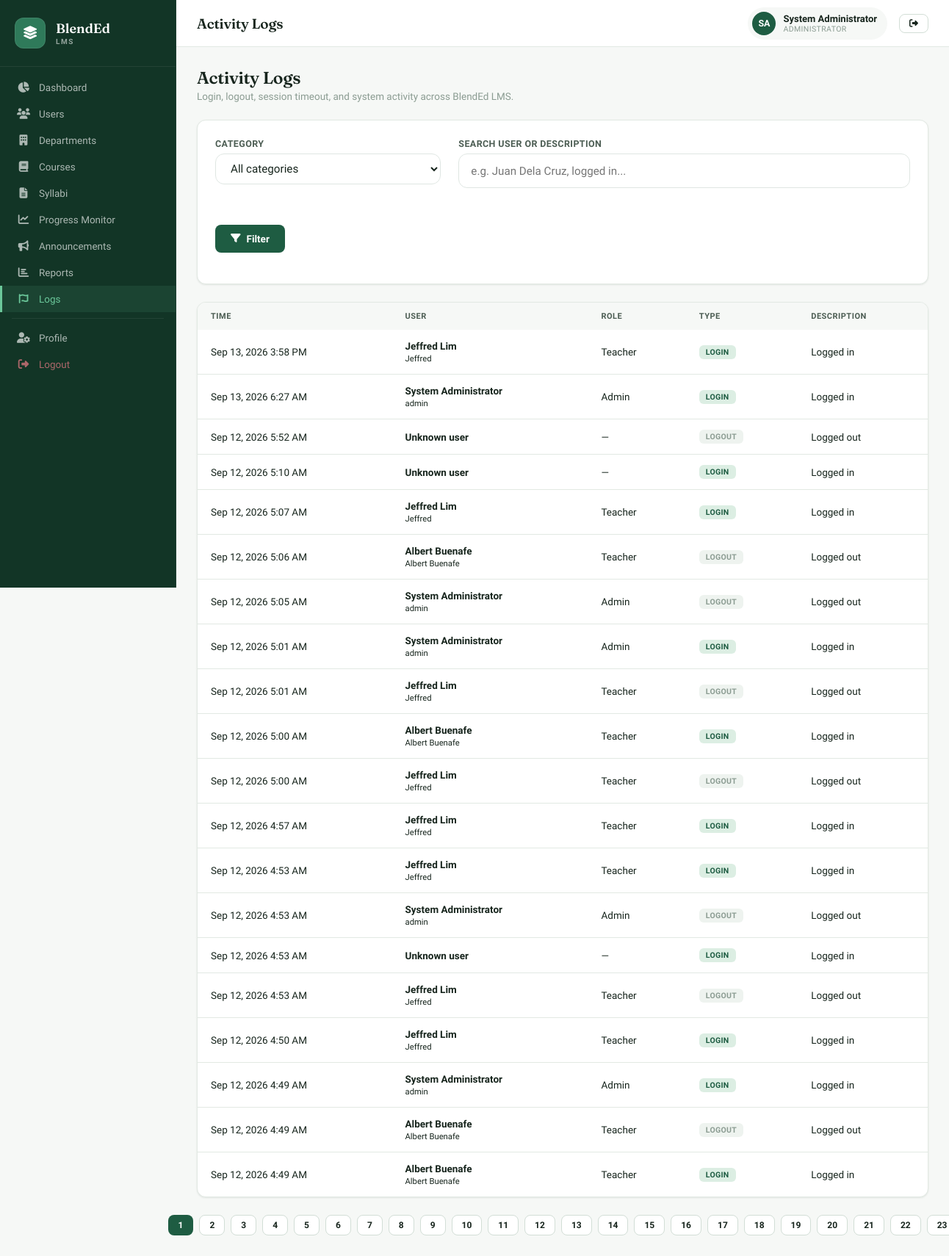
The app's page /admin/logs.php (signed in), older data.
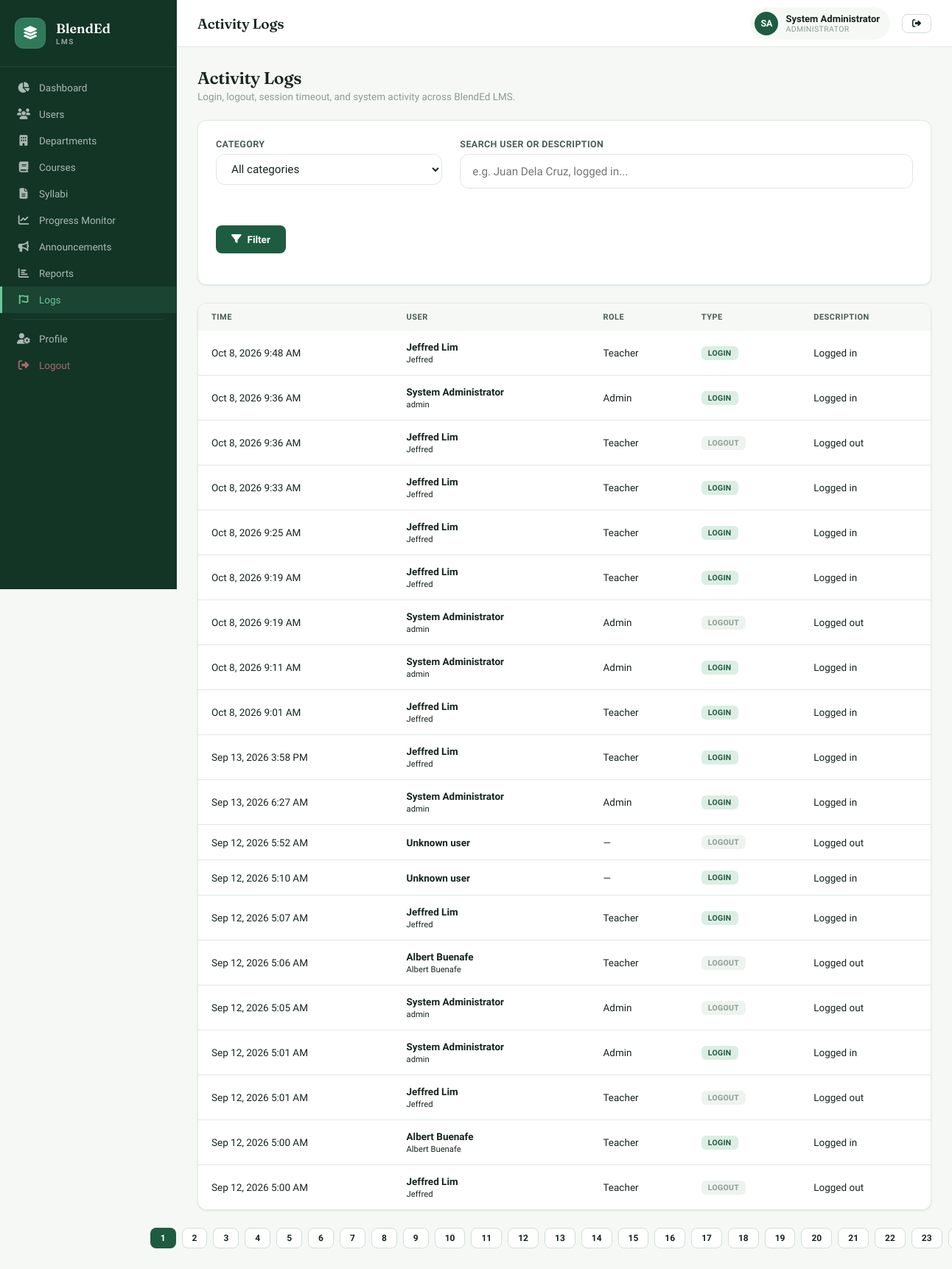
The same page, newer data.
### tables this page shows
CREATE TABLE `activity_logs` (
  `id` int NOT NULL AUTO_INCREMENT,
  `user_id` int NOT NULL,
  `description` varchar(255) NOT NULL,
  `category` varchar(50) NOT NULL,
  `created_at` timestamp NOT NULL DEFAULT CURRENT_TIMESTAMP,
  PRIMARY KEY (`id`),
  KEY `idx_activity_user` (`user_id`),
  KEY `idx_activity_category` (`category`),
  KEY `idx_activity_created` (`created_at`)
);

CREATE TABLE `users` (
  `id` int NOT NULL AUTO_INCREMENT,
  `username` varchar(50) NOT NULL,
  `password` varchar(255) NOT NULL,
  `full_name` varchar(100) NOT NULL,
  `email` varchar(100) NOT NULL,
  `role` enum('admin','teacher','student') NOT NULL,
  `profile_pic` varchar(255) DEFAULT NULL,
  `status` enum('active','inactive') DEFAULT 'active',
  `created_at` timestamp NOT NULL DEFAULT CURRENT_TIMESTAMP,
  `updated_at` timestamp NOT NULL DEFAULT CURRENT_TIMESTAMP ON UPDATE CURRENT_TIMESTAMP,
  PRIMARY KEY (`id`),
  UNIQUE KEY `username` (`username`),
  UNIQUE KEY `email` (`email`)
);

### admin/logs.php (the view, shortened to what this page needs)
<?php
require_once '../includes/config.php';
$category = $_GET['category'] ?? '';
$search   = trim($_GET['search'] ?? '');
$page     = max(1, (int)($_GET['page'] ?? 1));
$perPage  = 20;
$offset   = ($page - 1) * $perPage;
$where  = [];
$params = [];
$types  = '';
$whereSql = $where ? ('WHERE ' . implode(' AND ', $where)) : '';
$countSql = "SELECT COUNT(*) as c FROM activity_logs al LEFT JOIN users u ON al.user_id = u.id $whereSql";
$countStmt = $conn->prepare($countSql);
$countStmt->execute();
$totalLogs = (int)$countStmt->get_result()->fetch_assoc()['c'];
$totalPages = max(1, ceil($totalLogs / $perPage));
$sql = "
    SELECT al.*, u.full_name, u.username, u.role
    FROM activity_logs al
    LEFT JOIN users u ON al.user_id = u.id
    $whereSql
    ORDER BY al.created_at DESC
    LIMIT ? OFFSET ?
";
$stmt = $conn->prepare($sql);
$bindTypes = $types . 'ii';
$bindParams = array_merge($params, [$perPage, $offset]);
$stmt->bind_param($bindTypes, ...$bindParams);
$stmt->execute();
$logs = $stmt->get_result()->fetch_all(MYSQLI_ASSOC);
function logBadge($category, $description) {
    if ($category === 'Authentication') {
        $desc = strtolower($description);
        if (strpos($desc, 'logged out') !== false || strpos($desc, 'logout') !== false) {
            return ['Logout', 'badge-gray'];
        }
        if (strpos($desc, 'logged in') !== false || strpos($desc, 'login') !== false) {
            return ['Login', 'badge-green'];
        }
    }
    return [$category, 'badge-gray'];
}
?>
<?php require_once '../includes/header.php'; ?>
<div class="app-layout">
<?php require_once '../includes/sidebar.php'; ?>
<div class="main-content">
<?php require_once '../includes/topbar.php'; ?>
<div class="page-content">
<div class="page-header">
    <div class="page-header-left"><h2>Activity Logs</h2><p>Login, logout, session timeout, and system activity across BlendEd LMS.</p></div>
</div>
<div class="card filter-card" style="margin-bottom:1.5rem; padding:1.5rem;">
    <form method="GET" class="filter-grid" style="display:grid; grid-template-columns:1fr 2fr; gap:1.5rem;">
        <div class="form-group">
            <label class="filter-label">Category</label>
            <select name="category" class="form-control filter-select" onchange="this.form.submit()">
                <option value="">All categories</option>
            </select>
        </div>
        <div class="form-group">
            <label class="filter-label">Search user or description</label>
            <input type="text" name="search" value="<?php echo htmlspecialchars($search); ?>" placeholder="e.g. Juan Dela Cruz, logged in..." class="form-control filter-input">
        </div>
        <div class="form-group" style="grid-column:1 / -1; display:flex; gap:.75rem; margin-top:.5rem;">
            <button type="submit" class="btn btn-primary"><i class="fas fa-filter"></i> Filter</button>
        </div>
    </form>
</div>
<div class="card">
    <div class="table-wrap">
        <table>
            <thead>
                <tr>
                    <th>Time</th>
                    <th>User</th>
                    <th>Role</th>
                    <th>Type</th>
                    <th>Description</th>
                </tr>
            </thead>
            <tbody>
            <?php foreach ($logs as $log): ?>
                <?php [$badgeLabel, $badgeClass] = logBadge($log['category'], $log['description']); ?>
                <tr>
                    <td style="white-space:nowrap;"><?php echo date('M j, Y g:i A', strtotime($log['created_at'])); ?></td>
                    <td style="white-space:nowrap;">
                        <strong><?php echo htmlspecialchars($log['full_name'] ?? 'Unknown user'); ?></strong><br>
                        <small><?php echo htmlspecialchars($log['username'] ?? ''); ?></small>
                    </td>
                    <td style="white-space:nowrap;"><?php echo htmlspecialchars(ucfirst($log['role'] ?? '—')); ?></td>
                    <td><span class="badge <?php echo $badgeClass; ?>"><?php echo htmlspecialchars($badgeLabel); ?></span></td>
                    <td><?php echo htmlspecialchars($log['description']); ?></td>
                </tr>
            <?php endforeach; ?>
            </tbody>
        </table>
    </div>
</div>
<?php if ($totalPages > 1): ?>
    <div class="pagination" style="display:flex; justify-content:center; gap:.5rem; margin-top:1.5rem;">
        <?php for ($p = 1; $p <= $totalPages; $p++): ?>
            <a href="?category=<?php echo urlencode($category); ?>&search=<?php echo urlencode($search); ?>&page=<?php echo $p; ?>"
               class="btn <?php echo $p === $page ? 'btn-primary' : 'btn-secondary'; ?> btn-sm">
                <?php echo $p; ?>
            </a>
        <?php endfor; ?>
    </div>
<?php endif; ?>
</div></div></div>
</body>
</html>

Row changes from the older to the newer data that the page shows:
no longer on this page (row unchanged): activity_logs: created_at "Sep 12, 2026 4:57 AM", user.full_name "Jeffred Lim", user.username "Jeffred", user.role "Teacher", badgeLabel "LOGIN", description "Logged in"
no longer on this page (row unchanged): activity_logs: created_at "Sep 12, 2026 4:53 AM", user.full_name "Jeffred Lim", user.username "Jeffred", user.role "Teacher", badgeLabel "LOGIN", description "Logged in"
no longer on this page (row unchanged): activity_logs: created_at "Sep 12, 2026 4:53 AM", user.full_name "System Administrator", user.username "admin", user.role "Admin", badgeLabel "LOGOUT", description "Logged out"
no longer on this page (row unchanged): activity_logs: created_at "Sep 12, 2026 4:53 AM", full_name "Unknown user", role "—", badgeLabel "LOGIN", description "Logged in"
no longer on this page (row unchanged): activity_logs: created_at "Sep 12, 2026 4:53 AM", user.full_name "Jeffred Lim", user.username "Jeffred", user.role "Teacher", badgeLabel "LOGOUT", description "Logged out"
no longer on this page (row unchanged): activity_logs: created_at "Sep 12, 2026 4:50 AM", user.full_name "Jeffred Lim", user.username "Jeffred", user.role "Teacher", badgeLabel "LOGIN", description "Logged in"
no longer on this page (row unchanged): activity_logs: created_at "Sep 12, 2026 4:49 AM", user.full_name "System Administrator", user.username "admin", user.role "Admin", badgeLabel "LOGIN", description "Logged in"
no longer on this page (row unchanged): activity_logs: created_at "Sep 12, 2026 4:49 AM", user.full_name "Albert Buenafe", user.username "Albert Buenafe", user.role "Teacher", badgeLabel "LOGOUT", description "Logged out"
no longer on this page (row unchanged): activity_logs: created_at "Sep 12, 2026 4:49 AM", user.full_name "Albert Buenafe", user.username "Albert Buenafe", user.role "Teacher", badgeLabel "LOGIN", description "Logged in"
added activity_logs: created_at "Oct 8, 2026 9:48 AM", user.full_name "Jeffred Lim", user.username "Jeffred", user.role "Teacher", badgeLabel "LOGIN", description "Logged in"
added activity_logs: created_at "Oct 8, 2026 9:36 AM", user.full_name "System Administrator", user.username "admin", user.role "Admin", badgeLabel "LOGIN", description "Logged in"
added activity_logs: created_at "Oct 8, 2026 9:36 AM", user.full_name "Jeffred Lim", user.username "Jeffred", user.role "Teacher", badgeLabel "LOGOUT", description "Logged out"
added activity_logs: created_at "Oct 8, 2026 9:33 AM", user.full_name "Jeffred Lim", user.username "Jeffred", user.role "Teacher", badgeLabel "LOGIN", description "Logged in"
added activity_logs: created_at "Oct 8, 2026 9:25 AM", user.full_name "Jeffred Lim", user.username "Jeffred", user.role "Teacher", badgeLabel "LOGIN", description "Logged in"
added activity_logs: created_at "Oct 8, 2026 9:19 AM", user.full_name "Jeffred Lim", user.username "Jeffred", user.role "Teacher", badgeLabel "LOGIN", description "Logged in"
added activity_logs: created_at "Oct 8, 2026 9:19 AM", user.full_name "System Administrator", user.username "admin", user.role "Admin", badgeLabel "LOGOUT", description "Logged out"
added activity_logs: created_at "Oct 8, 2026 9:11 AM", user.full_name "System Administrator", user.username "admin", user.role "Admin", badgeLabel "LOGIN", description "Logged in"
added activity_logs: created_at "Oct 8, 2026 9:01 AM", user.full_name "Jeffred Lim", user.username "Jeffred", user.role "Teacher", badgeLabel "LOGIN", description "Logged in"
